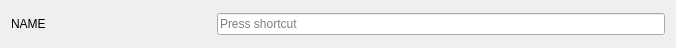
<?xml version="1.0" encoding="UTF-8"?>
<ui version="4.0">
 <class>dd::widgets::settings::HotkeySettingsWidget</class>
 <widget class="QWidget" name="dd::widgets::settings::HotkeySettingsWidget">
  <property name="geometry">
   <rect>
    <x>0</x>
    <y>0</y>
    <width>676</width>
    <height>48</height>
   </rect>
  </property>
  <property name="windowTitle">
   <string>HotkeySettingsWidget</string>
  </property>
  <layout class="QHBoxLayout" name="horizontalLayout">
   <item>
    <widget class="QLabel" name="hotkeyNameLabel">
     <property name="minimumSize">
      <size>
       <width>200</width>
       <height>0</height>
      </size>
     </property>
     <property name="text">
      <string>NAME</string>
     </property>
    </widget>
   </item>
   <item>
    <widget class="QKeySequenceEdit" name="keySequenceEdit"/>
   </item>
  </layout>
 </widget>
 <resources/>
 <connections/>
</ui>
